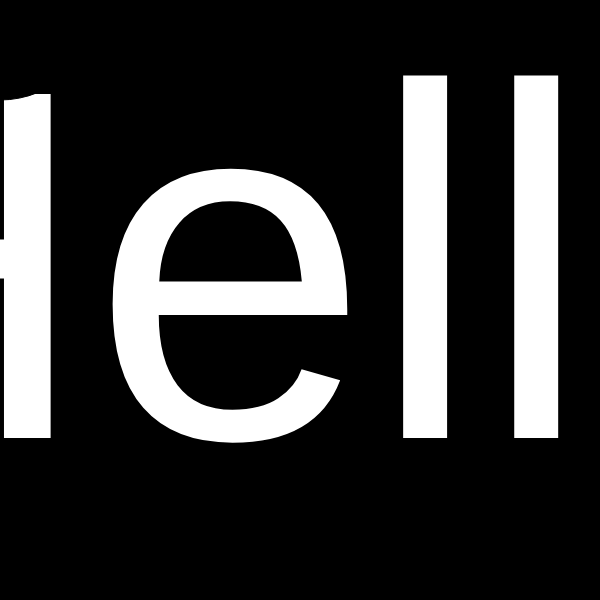
Frame 1 (no input)
Frame 60 (no input): identical to frame 1, image omitted
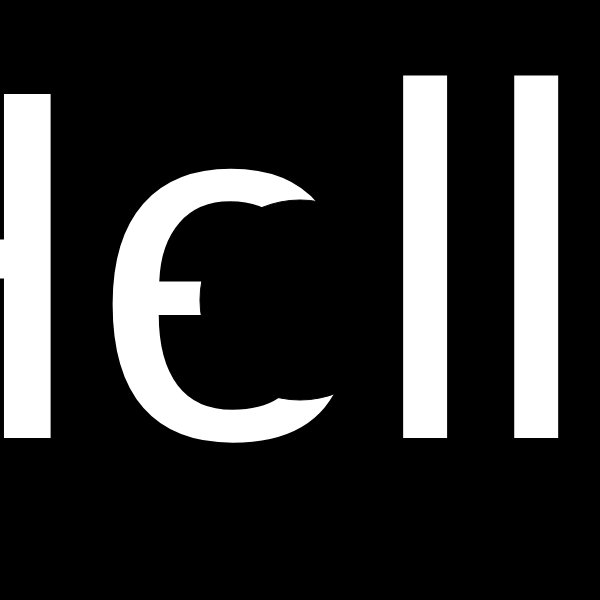
Frame 120 (the mouse pressed at the canvas centre since frame 60)

The p5.js sketch that drew these frames (run headless with seeded random() and noise() and a simulated clock; from frame 60 on, the mouse is pressed at the canvas centre):

// p5.js sketch
// ── sketch.js
/* - - Variables - - */
let reveal; // This is the layer we want to reveal
let mask; // This is the mask

/* - - Setup - - */
function setup() {
  createCanvas(600, 600);

  // Initial styling
  noStroke();

  // Create the reveal layer
  reveal = createGraphics(width, height);
  reveal.textSize(500);
  reveal.textAlign(CENTER, CENTER);
  reveal.fill(255);
  reveal.text("Hello", width / 2, height / 2);

  // Create the mask layer
  mask = createGraphics(width, height);
}

/* - - Draw - - */
function draw() {
  background(0);

  // Empty the mask
  mask.clear();
  mask.background(255, 255); // show everything

  // hide with cursor
  mask.blendMode(REMOVE); // overlapping pixels are removed by making them completely transparent
  mask.fill(255, 255); // 255 = fully visible
  mask.ellipse(mouseX, mouseY, 200, 200); // Ellipse hides the area
  mask.blendMode(BLEND); // reset blend mode

  // Make a copy of the reveal layer and apply the mask
  let visible = reveal.get();
  visible.mask(mask); // Apply the mask to the reveal layer

  // Draw the visible (masked) image on the canvas
  image(visible, 0, 0);
}
